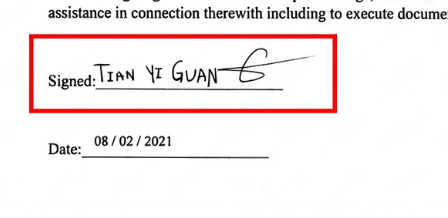
#> input picture 05-Tech/Tools/文字打码项目/test.png, 448 x 218 px
$ python -i Signature_detector_v5.py   (imports and definitions only)
#> lines starting #> are read from the running program, lines starting #| are printed output that depends on the picture; after the words box and inside, x2 and y2 are one past the last pixel; in counts of white or black regions, pixels touching at a corner belong together
#> in quick_mask, image is the input picture: shape (218, 448, 3); mean B, G, R 237.8, 237.8, 245.4
# ==========================================
# 签名检测与打码 v5.0
# 改进：排除日期、优化签名筛选
# ==========================================

import cv2
import base64
import numpy as np
import os
from openai import OpenAI

# ========== API 配置 ==========
API_KEY = os.getenv("GLM_API_KEY", "ec06750a1d0447cb8bcfd28879a57bff.4yNBx2M2CBNd6zXu")

# [4 lines that did not run here, left out]


def encode_image(image_path):
    with open(image_path, "rb") as f:
        return base64.b64encode(f.read()).decode("utf-8")


# [42 lines left out: function glm_check_has_signature, not called in this run]


def find_signature_region(image):
    """
    专门找签名区域，排除日期和印刷体
    """
    gray = cv2.cvtColor(image, cv2.COLOR_BGR2GRAY)
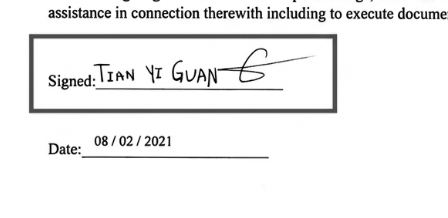
#> gray: shape (218, 448); min 0, max 255, mean 240
    img_h, img_w = image.shape[:2]
#> img_h = 218; img_w = 448

    # 二值化
    binary = cv2.adaptiveThreshold(
        gray, 255,
        cv2.ADAPTIVE_THRESH_GAUSSIAN_C,
        cv2.THRESH_BINARY_INV,
        15, 10
    )
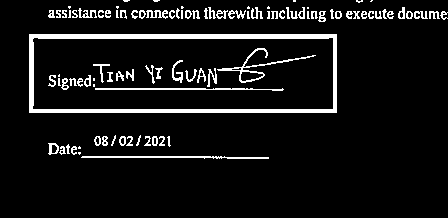
#> binary: shape (218, 448); 7.9% white; 97 white regions (23 under 20 px), largest, box (x1, y1, x2, y2) and area: (29, 34, 337, 113) 3388, (217, 48, 316, 83) 388, (81, 156, 269, 159) 373

    # 保存原始二值图用于后续分析
    binary_original = binary.copy()

    # 形态学连接笔画
    kernel = cv2.getStructuringElement(cv2.MORPH_RECT, (25, 8))
    connected = cv2.dilate(binary, kernel, iterations=2)
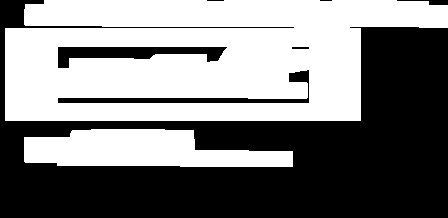
#> connected: shape (218, 448); 49.7% white; 2 white regions

    # 找轮廓
    contours, _ = cv2.findContours(connected, cv2.RETR_EXTERNAL, cv2.CHAIN_APPROX_SIMPLE)
#> contours = 2 contours; box (x1, y1, x2, y2) and area: (5, 0, 448, 121) 43482, (24, 129, 293, 167) 7132

    candidates = []

    for cnt in contours:
        x, y, w, h = cv2.boundingRect(cnt)

        # 基本尺寸过滤
        if w < 50 or h < 15 or w * h < 1000:
            continue
        if w * h > img_w * img_h * 0.5:
            continue

        # 提取ROI进行分析
        roi_binary = binary_original[y:y+h, x:x+w]

        # 计算特征
        density = np.sum(roi_binary > 0) / (w * h) if w * h > 0 else 0
        aspect_ratio = w / h

        # ========== 关键：排除日期 ==========
        # 日期特征：
        # 1. 位置通常在签名下方
        # 2. 高度较小（通常只有一行）
        # 3. 宽高比适中（不会太宽）
        # 4. 通常包含数字和斜杠，笔画比较规整

        is_date_like = False

        # 高度较小且宽高比不是特别大，可能是日期
        if h < 40 and aspect_ratio < 10:
            # 检查是否像日期的笔画特征
            # 日期的笔画密度通常比签名高（更规整）
            if density > 0.08 and density < 0.25:
                # 进一步检查：日期通常在下半部分
                relative_y = y / img_h
                if relative_y > 0.5:  # 在图片下半部分
                    is_date_like = True
                    print(f"   [排除] 可能是日期: [{x}, {y}, {x+w}, {y+h}], 位置={relative_y:.2f}")

        # ========== 签名特征 ==========
        # 签名特征：
        # 1. 有一定的宽度（横向书写）
        # 2. 笔画有曲线特征（密度中等偏低）
        # 3. 宽高比较大

        is_signature_like = False

        if not is_date_like:
            # 签名通常宽高比 > 2
            if aspect_ratio > 1.5:
                # 密度不能太高（太高可能是印刷体）
                if density < 0.3:
                    is_signature_like = True

        if is_signature_like:
            # 计算评分
            score = 0
            score += min(aspect_ratio / 5, 1) * 0.4  # 宽高比越大越好
            score += (0.15 - abs(density - 0.15)) * 2  # 密度接近0.15最好
            score += (w * h / 10000) * 0.2  # 面积适中

            candidates.append({
                'box': [x, y, x+w, y+h],
                'density': density,
                'aspect_ratio': aspect_ratio,
                'score': score
            })
            print(f"   [候选] 签名: [{x}, {y}, {x+w}, {y+h}], 密度={density:.2f}, 宽高比={aspect_ratio:.1f}, 评分={score:.2f}")
#> this loop made 2 passes
#> (x, y, w, h, density, aspect_ratio, is_date_like, relative_y) on pass 1: (24, 129, 269, 38, 0.0867, 7.08, True, 0.592)
#> (x, y, w, h) on pass 2: (5, 0, 443, 121)
#|    [排除] 可能是日期: [24, 129, 293, 167], 位置=0.59
#> pass 1, in find_signature_region, `roi_binary = binary_original[y:y+h, x:x+w]`:
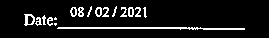
#> roi_binary: shape (38, 269); 8.7% white in thin lines or dots, all inside (x1, y1, x2, y2) = (24, 6, 245, 30)
#> after the loop, candidates = []

    # 按评分排序
    candidates.sort(key=lambda x: x['score'], reverse=True)

    return candidates


# [158 lines left out: functions refine_to_handwriting_only, apply_mask, detect_and_mask_v5, not called in this run]


def quick_mask(image_path, output_path="quick_v5.png"):
    """快速模式，纯CV"""
    print("快速签名打码 v5")

    image = cv2.imread(image_path)
    if image is None:
        return

    candidates = find_signature_region(image)
#> candidates = []
    if not candidates:
        print("未找到签名")
        return

    best = candidates[0]
    refined = refine_to_handwriting_only(image, best['box'])
    apply_mask(image, refined, "mosaic")

    cv2.imwrite(output_path, image)
    print(f"完成: {output_path}")


# [12 lines not run here, left out]

>>> result = quick_mask('test.png')
